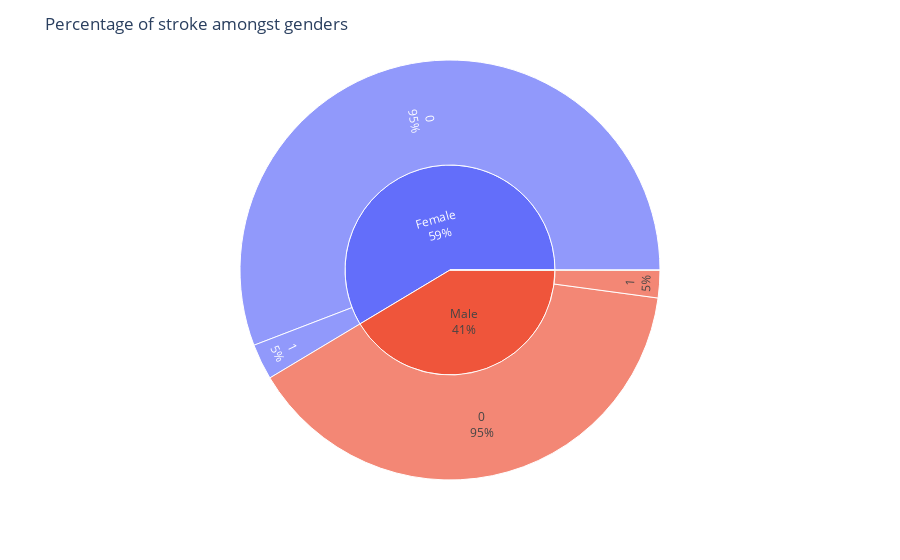

The code cell stored with this chart in its notebook:
### Markdown cell above
### What is the % of stroke occurence amongst genders?

### Code cell
import plotly.express as px
fig = px.sunburst(df, path=['gender', 'stroke'])
fig.update_traces(textinfo="label+percent parent")
fig.update_layout(title_text="Percentage of stroke amongst genders")
fig.show()

### Figure 1 — Plotly figure (JSON) as saved in the notebook; plotly's stock layout.template omitted (floating-point values rounded to 4 significant figures)
{"data": [{"branchvalues": "total", "domain": {"x": [0, 1], "y": [0, 1]}, "hovertemplate": "labels=%{label}<br>count=%{value}<br>parent=%{parent}<br>id=%{id}<extra></extra>", "ids": ["Female/0", "Male/0", "Other/0", "Female/1", "Male/1", "Female", "Male", "Other"], "labels": ["0", "0", "0", "1", "1", "Female", "Male", "Other"], "name": "", "parents": ["Female", "Male", "Other", "Female", "Male", "", "", ""], "textinfo": "label+percent parent", "type": "sunburst", "values": [2853, 2007, 1, 141, 108, 2994, 2115, 1]}], "layout": {"legend": {"tracegroupgap": 0}, "margin": {"t": 60}, "title": {"text": "Percentage of stroke amongst genders"}}}
